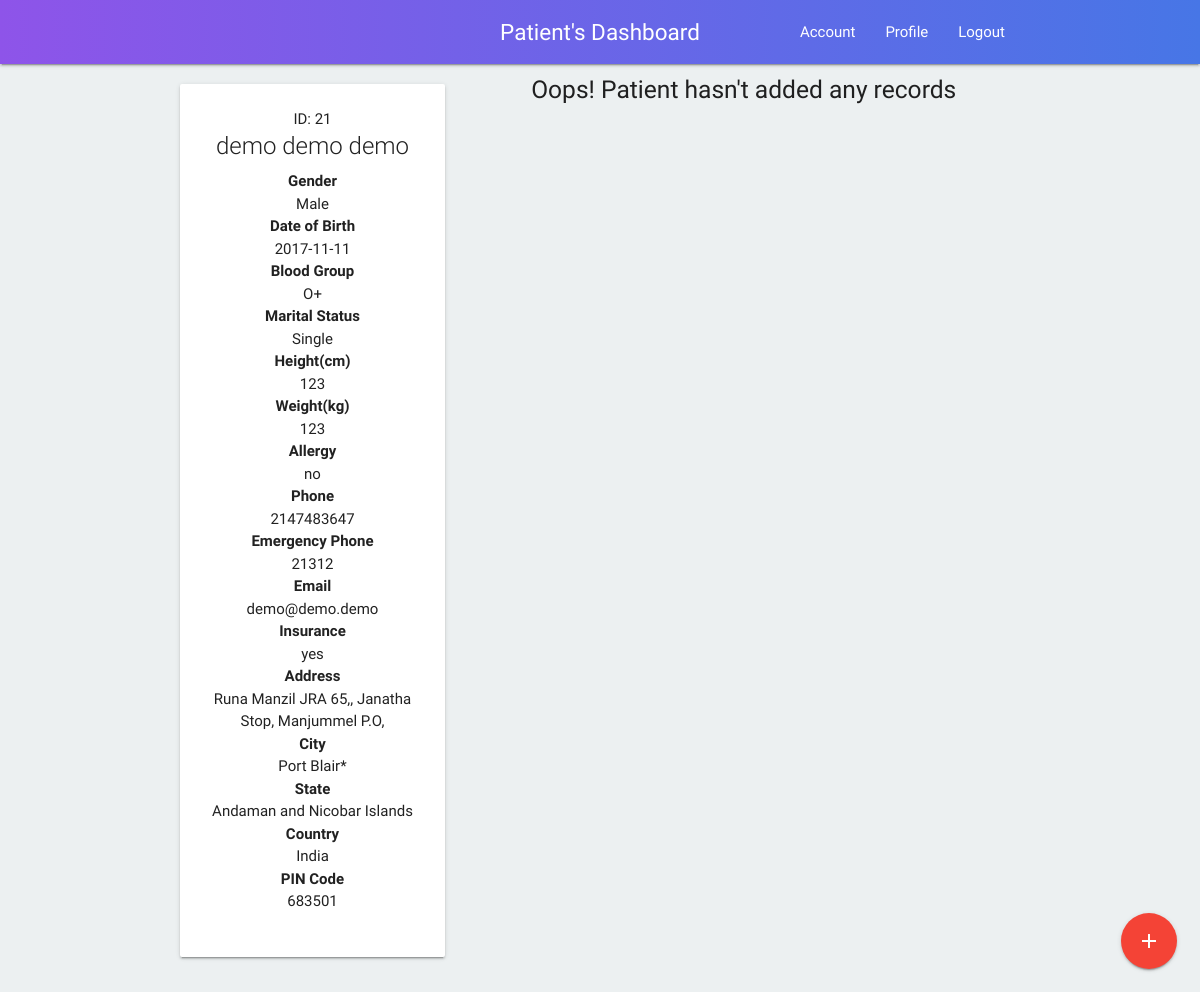
Before: /pat_dash.php (signed in) with the older database file.
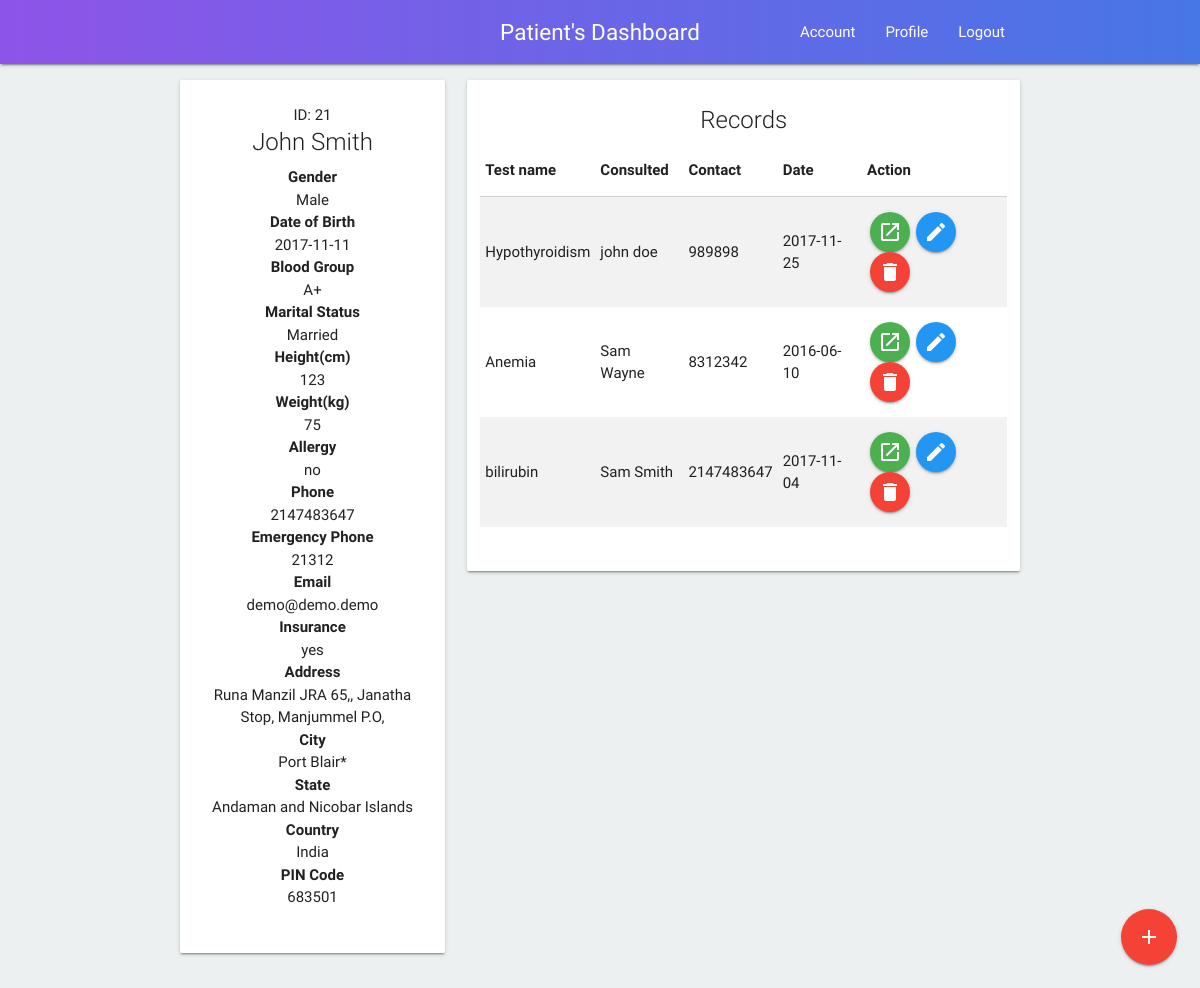
After: the same page with the newer database file.
### tables this page shows
CREATE TABLE `patient_record` (
  `r_id` int(255) NOT NULL,
  `p_id` int(255) NOT NULL,
  `first_name` varchar(200) NOT NULL,
  `middle_name` varchar(200) DEFAULT NULL,
  `last_name` varchar(200) NOT NULL,
  `gender` varchar(100) NOT NULL,
  `dob` varchar(100) NOT NULL,
  `blood_group` varchar(100) NOT NULL,
  `height` int(255) NOT NULL,
  `weight` int(255) NOT NULL,
  `allergy` varchar(400) NOT NULL,
  `insurance` varchar(50) NOT NULL,
  `address` varchar(500) NOT NULL,
  `city` varchar(200) NOT NULL,
  `state` varchar(200) NOT NULL,
  `nationality` varchar(200) NOT NULL,
  `pincode` int(20) NOT NULL,
  `marital_status` varchar(200) NOT NULL,
  `phone` int(20) NOT NULL,
  `email` varchar(200) NOT NULL,
  `emergency-contact` int(20) NOT NULL
);

CREATE TABLE `patient_health_record` (
  `r_id` int(255) NOT NULL,
  `p_id` int(255) NOT NULL,
  `testname` varchar(300) NOT NULL,
  `medical_report` varchar(10000) NOT NULL,
  `last_consulted_dr` varchar(1000) NOT NULL,
  `last_consulted_dr_phone` int(255) NOT NULL,
  `consulted_date` date NOT NULL
);

### pat_dash.php (the view, shortened to what this page needs)
<?php
include_once("config.php");
include_once("nav.php");
?>
    <div class="container">
        <div class="row" style="margin-top: 1%;">
            <?php
            $p_id = $_SESSION['id'];
            $res_profile = mysqli_query($mysqli, "SELECT * FROM `patient_record` WHERE `p_id` LIKE '" . $p_id . "'");
            $res_record = mysqli_query($mysqli, "SELECT * FROM `patient_health_record` WHERE `p_id` LIKE '" . $p_id . "'");
            $patient = mysqli_fetch_array($res_profile)
            ?>
            <?php
            if (mysqli_num_rows($res_profile) > 0) {
            ?>
            <div class="col m4">
                <div class="card hoverable" id="login">
                    <div class="card-content">
                        <p class="center">ID: <?php echo $patient['p_id']?></p>
                        <span class="card-title center-align"><?php echo $patient['first_name'] . " " . $patient['middle_name'] . " " . $patient['last_name']; ?></span>
                        <div class="row">
                            <div class="col s12">
                                <p class="center"><b>Gender</b></p>
                                <p class="center"><?php echo $patient['gender']; ?></p>
                            </div>
                            <div class="col s12">
                                <p class="center"><b>Date of Birth</b></p>
                                <p class="center"><?php echo $patient['dob']; ?></p>
                            </div>
                            <div class="col s12">
                                <p class="center"><b>Blood Group</b></p>
                                <p class="center"><?php echo $patient['blood_group']; ?></p>
                            </div>
                            <div class="col s12">
                                <p class="center"><b>Marital Status</b></p>
                                <p class="center"><?php echo $patient['marital_status']; ?></p>
                            </div>
                            <div class="col s12">
                                <p class="center"><b>Height(cm)</b></p>
                                <p class="center"><?php echo $patient['height']; ?></p>
                            </div>
                            <div class="col s12">
                                <p class="center"><b>Weight(kg)</b></p>
                                <p class="center"><?php echo $patient['weight']; ?></p>
                            </div>
                            <div class="col s12">
                                <p class="center"><b>Allergy</b></p>
                                <p class="center"><?php echo $patient['allergy']; ?></p>
                            </div>
                            <div class="col s12">
                                <p class="center"><b>Phone</b></p>
                                <p class="center"><?php echo $patient['phone']; ?></p>
                            </div>
                            <div class="col s12">
                                <p class="center"><b>Emergency Phone</b></p>
                                <p class="center"><?php echo $patient['emergency-contact']; ?></p>
                            </div>
                            <div class="col s12">
                                <p class="center"><b>Email</b></p>
                                <p class="center"><?php echo $patient['email']; ?></p>
                            </div>
                            <div class="col s12">
                                <p class="center"><b>Insurance</b></p>
                                <p class="center"><?php echo $patient['insurance']; ?></p>
                            </div>
                            <div class="col s12">
                                <p class="center"><b>Address</b></p>
                                <p class="center"><?php echo $patient['address']; ?></p>
                            </div>
                            <div class="col s12">
                                <p class="center"><b>City</b></p>
                                <p class="center"><?php echo $patient['city']; ?></p>
                            </div>
                            <div class="col s12">
                                <p class="center"><b>State</b></p>
                                <p class="center"><?php echo $patient['state']; ?></p>
                            </div>
                            <div class="col s12">
                                <p class="center"><b>Country</b></p>
                                <p class="center"><?php echo $patient['nationality']; ?></p>
                            </div>
                            <div class="col s12">
                                <p class="center"><b>PIN Code</b></p>
                                <p class="center"><?php echo $patient['pincode']; ?></p>
                            </div>
                        </div>
                    </div>
                </div>
            </div>
            <?php
            if (mysqli_num_rows($res_record) > 0) {
            ?>
            <div class="col m8">
                <div class="card hoverable" id="login">
                    <div class="card-content">
                        <span class="card-title center-align">Records</span>
                        <div class="row">
                            <table class="striped responsive-table">
                                <thead>
                                <tr>
                                    <th>Test name</th>
                                    <th>Consulted</th>
                                    <th>Contact</th>
                                    <th>Date</th>
                                    <th>Action</th>
                                </tr>
                                </thead>
                                <tbody>
                                <?php
                                $counter = 1;
                                while ($res = mysqli_fetch_array($res_record)) {
                                    echo "<tr>";
                                    echo "<td id=\"testname$counter\">" . $res['testname'] . "</td>";
                                    echo "<td id=\"drname$counter\">" . $res['last_consulted_dr'] . "</td>";
                                    echo "<td id=\"drphone$counter\">" . $res['last_consulted_dr_phone'] . "</td>";
                                    echo "<td id=\"drdate$counter\">" . $res['consulted_date'] . "</td>";
                                    echo "<td><a id=\"report$counter\" style=\"margin-left:3px;margin-right:3px;\" target=\"_blank\" class=\"btn-floating waves-effect waves-light btn green tooltipped\" data-position=\"top\" data-delay=\"50\" data-tooltip=\"view report\" href=\"$res[medical_report]\" ><i class=\"material-icons text-white\">open_in_new</i></a>";
                                    echo "<a style=\"margin-left:3px;margin-right:3px;\" class=\"btn-floating waves-effect waves-light btn blue tooltipped\" data-position=\"top\" data-delay=\"50\" data-tooltip=\"Edit\" href=\"#\" onClick=\"editRecord($counter)\"><i class=\"material-icons text-white\">edit</i></a>";
                                    echo "<a style=\"margin-left:3px;margin-right:3px;\" class=\"btn-floating waves-effect waves-light btn red tooltipped\" data-position=\"top\" data-delay=\"50\" data-tooltip=\"Delete\" href=\"delete.php ? id = $res[r_id]\" onClick=\"return confirm('Are you sure you want to delete?')\"><i class=\"material-icons text-white\">delete</i></a>";
                                    echo "<input id=\"r_id$counter\" value=\"$res[r_id]\" hidden></td>";
                                    echo "</tr>";
                                    $counter++;
                                }
                                }
                                else {
                                    echo "<h5 class='center'>Oops! Patient hasn't added any records</h5>";
                                }
                                ?>
                                </tbody>
                            </table>
                        </div>
                    </div>
                </div>
            </div>
        </div>
        <?php
        }
        else {
            ?>
            <div class="row">
                <h5 class="center">Sorry! patient not found.</h5>
            </div>
            <?php
        }
        ?>
    </div>
    <div class="fixed-action-btn" onclick="$('#add_record').modal('open');">
        <a class="btn-floating btn-large red">
            <i class="large material-icons">add</i>
        </a>
    </div>
<?php
include_once("footer.php");
?>

### nav.php (shortened to what this page needs)
<!DOCTYPE html>
<html>
<head>
    <link type="text/css" rel="stylesheet" href="css/materialize.min.css" media="screen,projection"/>
    <link rel="stylesheet" href="css/style.css"/>
</head>
<body>
<nav>
    <div class="nav-wrapper c-gradient">
        <div class="container">
            <a class="brand-logo c-brand center"><?php echo $_SESSION['desig'] . '\'s Dashboard' ?></a>
            <ul id="nav-mobile" class="right">
                <li><a href="/phr-dev">Logout</a></li>
            </ul>
            <?php
            if ($_SESSION['desig'] == 'Patient') {
                ?>
                <ul id="nav-mobile" class="right">
                    <li><a href="./pat_profile.php">Profile</a></li>
                </ul>
                <?php
            }else {
                ?>
                <ul id="nav-mobile" class="right">
                    <li><a href="./doc_profile.php">Profile</a></li>
                </ul>
                <?php
            }
            ?>
            <ul id="nav-mobile" class="right">
                <li><a href="pass_edit.php">Account</a></li>
            </ul>
        </div>
    </div>
</nav>

### footer.php (shortened to what this page needs)
</body>
</html>

### css/style.css (style rules this page uses)
.c-gradient { background: #4776E6; background: -webkit-linear-gradient(to right, #8E54E9, #4776E6); background: linear-gradient(to right, #8E54E9, #4776E6); }
.c-brand { font-size: 1.5em !important; }
body { background-color: #ecf0f1; scrollbar-face-color: #000000; scrollbar-track-color: #F5F5F5; }

Changed rows visible on the page:
changed patient_record "Male": first_name "demo" → "John"; last_name "demo" → "Smith"; blood_group "O+" → "A+"; marital_status "Single" → "Married"; weight "123" → "75"; middle_name "demo" → (not shown)
added patient_health_record: testname "Hypothyroidism", last_consulted_dr "john doe", last_consulted_dr_phone "989898", consulted_date "2017-11-25"
added patient_health_record: testname "Anemia", last_consulted_dr "Sam Wayne", last_consulted_dr_phone "8312342", consulted_date "2016-06-10"
added patient_health_record: testname "bilirubin", last_consulted_dr "Sam Smith", last_consulted_dr_phone "2147483647", consulted_date "2017-11-04"
Other visible differences:
text no longer shown: "Oops! Patient hasn't added any records"
text now shown: "Records Test name Consulted Contact Date Action"
